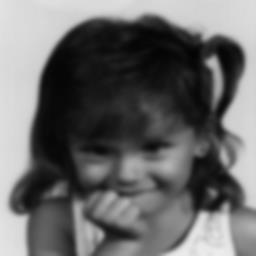
%> input picture test/7/34.jpg, 256 x 256 px
$ octave wiener_deconv_test.m   (GNU Octave 9; MATLAB toolbox functions it lacks are replaced by stand-ins)
%> lines starting %> are read from the running program, lines starting %| are printed output that depends on the picture
%> further down, A_d is the input picture: size 256x256 uint8; min 1, max 237, mean 105.5
### src/wiener_deconv.m
function [H_w, I_out] = wiener_deconv(I_in, PSF, NSR)
%> called with NSR = 0
    arguments (Input)
        I_in (:,:,:) {mustBeNumeric}
        PSF (:,:) {mustBeNumeric}
        NSR (1,1) double
    end
    arguments (Output)
        H_w (:,:) {mustBeNumeric}
        I_out (:,:,:) {mustBeNumeric}
    end

    F = im2double(I_in);
    H = im2double(PSF);

    [M, N] = size(F, 1:2);
%> M = 256; N = 256

    I_in_f = fft2(F, 2*M, 2*N);
    PSF_f = fft2(H, 2*M, 2*N);

    H_w_f = conj(PSF_f) ./ ((abs(PSF_f) .^ 2) + NSR);
    I_out_f = H_w_f .* I_in_f;

    H_w = ifft2(H_w_f);
    I_out_padded = real(ifft2(I_out_f));
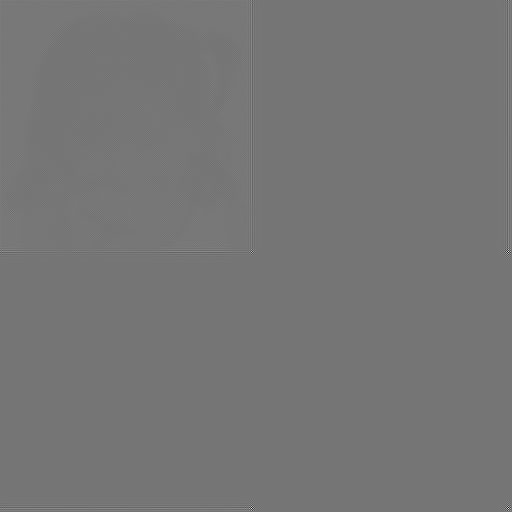
%> I_out_padded: size 512x512 double; min -39.05, max 45.41, mean 0.1; drawn with min black and max white
    I_out = I_out_padded(1:M, 1:N, :);
end

### script/wiener_deconv_test.m
% A = imread('test/1/0.jpg');
% PSF = fspecial('motion', 5, 45);
PSF = fspecial('gaussian', [9 9], 1);

% A_d = imfilter(A, PSF, 'conv', 'circular');
A_d = imread('test/7/34.jpg');
% figure('Name', 'Input image'); imshow(A);
figure('Name', 'Distorted image'); imshow(A_d);

NSR = 0;

[Hw, C] = wiener_deconv(A_d, PSF, NSR);
figure('Name', 'Restored image'); imshow(C);
%> after `imshow(C)`:
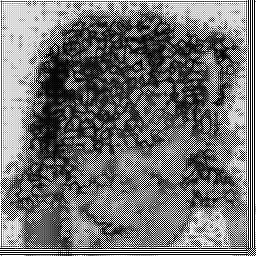
%> displayed picture: size 256x256, on the screen's scale of 0 to 255; min 0, max 255, mean 115.6

D = deconvwnr(A_d, PSF, NSR);
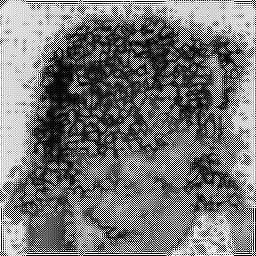
%> D: size 256x256 uint8; min 0, max 255, mean 118.8
figure('Name', 'Restored image with deconvwnr'); imshow(D);

D_f = fft2(D);
D_f_disp = fftshift(log10(1 + abs(D_f)));
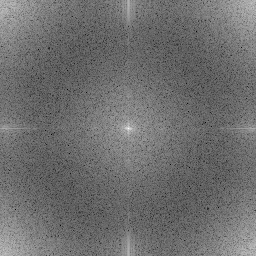
%> D_f_disp: size 256x256 double; min 1.43, max 6.89, mean 3.8; drawn with min black and max white

fprintf('Range of FFT restored image with deconvwnr is %d to %d\n', min(min(abs(D_f))), max(max(abs(D_f))));
%| Range of FFT restored image with deconvwnr is 25.76 to 7784016
figure('Name', 'FFT of restored image with deconvwnr'); imshow(D_f_disp ./ max(max(D_f_disp)));
%> after `imshow(D_f_disp ./ max(max(D_f_disp)))`:
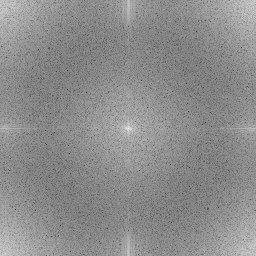
%> displayed picture: size 256x256, on the screen's scale of 0 to 255; min 53, max 255, mean 140.8

$ run again, with test/1/0.jpg copied over test/7/34.jpg
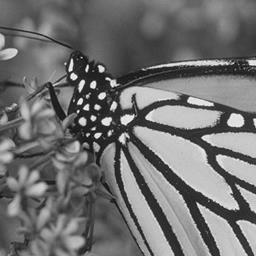
%> input picture test/1/0.jpg, 256 x 256 px
%> A_d is the input picture: size 256x256x3 uint8; min 0, max 254, mean 112.5
%> `D_f_disp = fftshift(log10(1 + abs(D_f)));`:
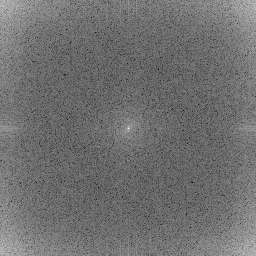
%> D_f_disp: size 256x256x3 double; min 1.79, max 6.91, mean 4.05; drawn with min black and max white
%| Range of FFT restored image with deconvwnr is 60.9701 to 60.9701
%| Range of FFT restored image with deconvwnr is 60.9701 to 8047343
%| Range of FFT restored image with deconvwnr is 8047343 to 8047343
%> `imshow(D_f_disp ./ max(max(D_f_disp)))`:
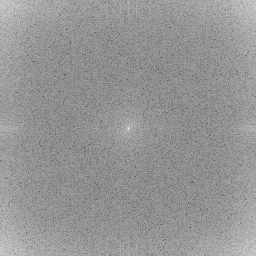
%> displayed picture: size 256x256x3, on the screen's scale of 0 to 255; min 66, max 255, mean 149.4

$ run again, with test/7/32.jpg copied over test/7/34.jpg
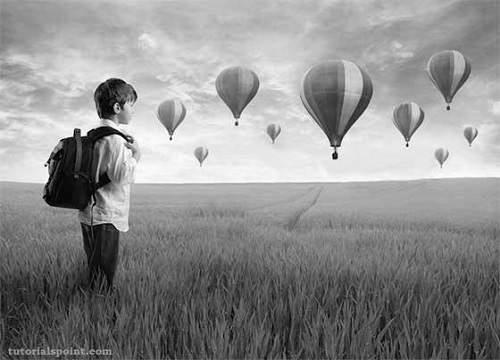
%> input picture test/7/32.jpg, 500 x 360 px
%> A_d is the input picture: size 360x500x3 uint8; min 0, max 255, mean 142.4
%> `D_f_disp = fftshift(log10(1 + abs(D_f)));`:
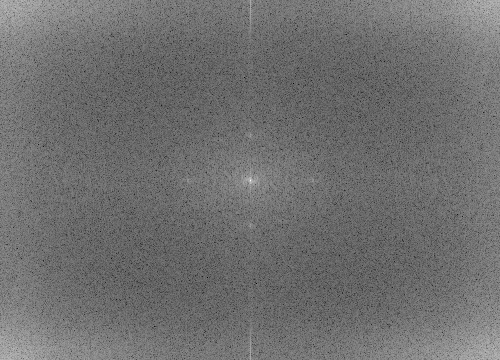
%> D_f_disp: size 360x500x3 double; min 1.73, max 7.4, mean 4.22; drawn with min black and max white
%| Range of FFT restored image with deconvwnr is 53.0926 to 53.0926
%| Range of FFT restored image with deconvwnr is 53.0926 to 25174261
%| Range of FFT restored image with deconvwnr is 25174261 to 25174261
%> `imshow(D_f_disp ./ max(max(D_f_disp)))`:
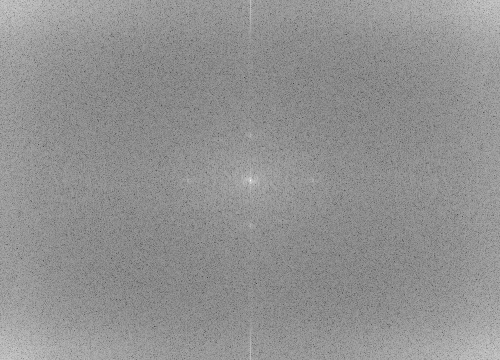
%> displayed picture: size 360x500x3, on the screen's scale of 0 to 255; min 60, max 255, mean 145.4
